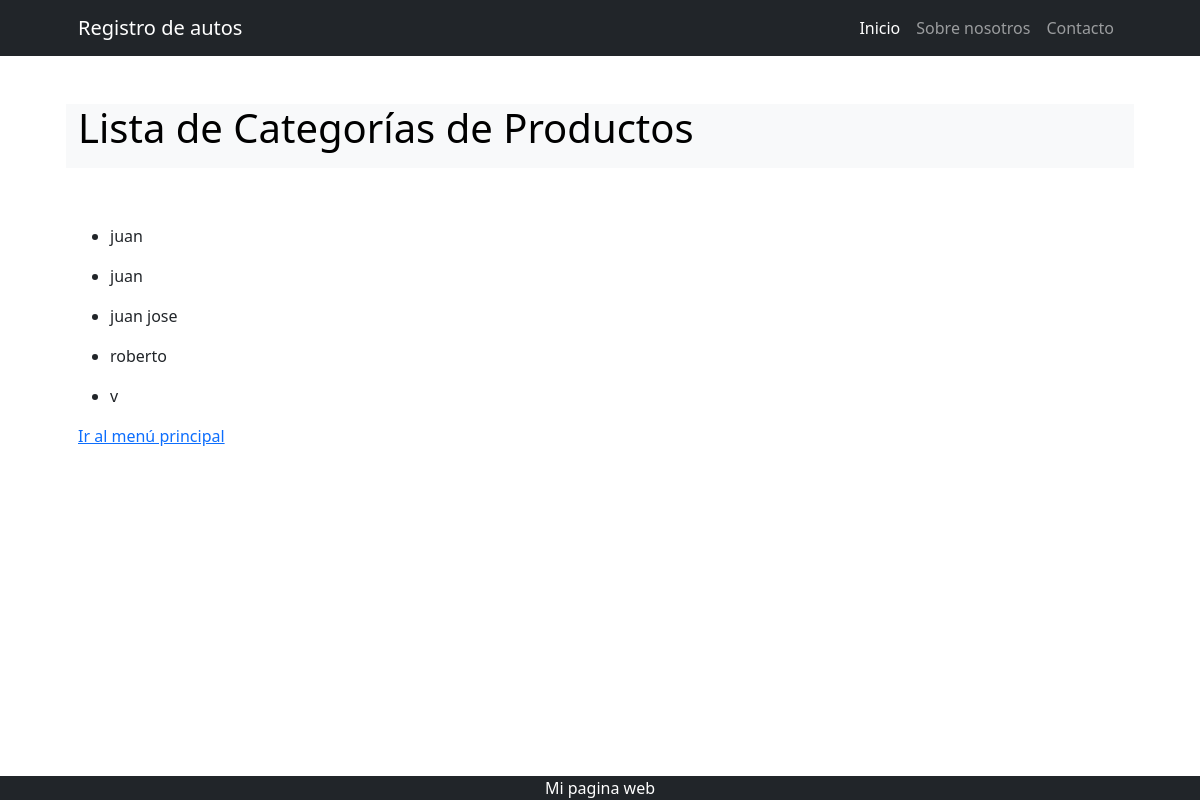
/cliente/list/, run on an earlier commit of the app's database.
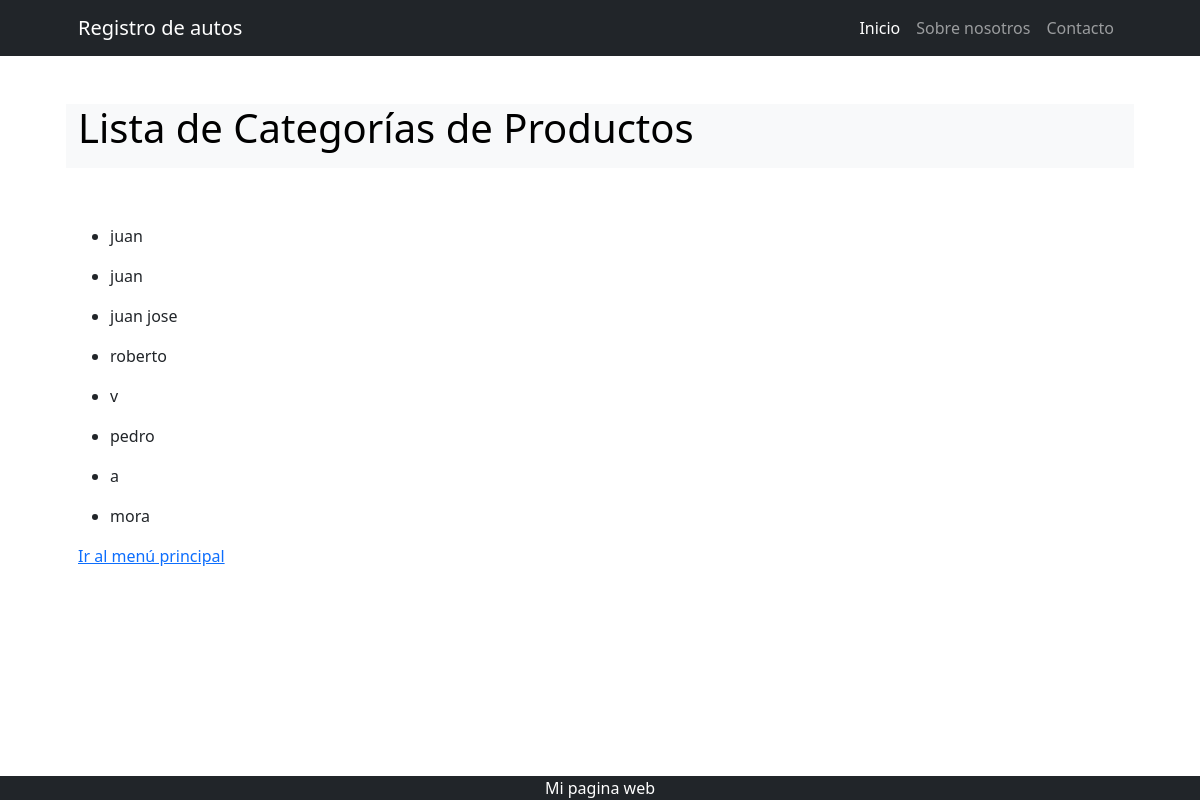
And on a later commit of the database.
### apps/cliente/models.py (models this page shows, shortened)
class Cliente(models.Model):
    nombre = models.CharField(max_length=50)
    apellido = models.CharField(max_length=50)
    dni = models.CharField(max_length=50, null=True, blank=True)
    telefono = models.CharField(max_length=50, null=True, blank=True)
    domicilio = models.CharField(max_length=50, null=True, blank=True)

### apps/cliente/views.py (the view)
# urls.py: path("list/", views.ClienteList.as_view(), name="list"),
class ClienteList(ListView):
    model = models.Cliente

### apps/cliente/templates/cliente/cliente_list.html
{% extends 'cliente/index.html' %}
{% block INDEX_TITULO %}
    Lista de Categorías de Productos
{% endblock INDEX_TITULO %}
{% block INDEX_CONTENIDO %}
    {% if object_list %}
        {% for object in object_list %}
            <ul>
                <li>{{ object.nombre }}
                </li>
            </ul>
        {% endfor %}
    {% else %}
        <p>no hay elementos</p>
    {% endif %}
    <a href="{% url 'home:home' %}">Ir al menú principal</a>
{% endblock INDEX_CONTENIDO %}

### apps/cliente/templates/cliente/index.html (shortened to what this page needs)
{% extends 'home/index.html' %}

### apps/home/templates/home/index.html (shortened to what this page needs)
{% extends 'Home/base.html' %}
{% load static %}
{% block BASE_CONTENIDO %}
    <div class="row align-items-center my-5">
        <h1 class="pb-lg-3 text-bg-light">
            {% block INDEX_TITULO %}{% endblock INDEX_TITULO %}
        </h1>
    </div>
    {% block INDEX_CONTENIDO %}{% endblock INDEX_CONTENIDO %}
{% endblock BASE_CONTENIDO %}

### apps/home/templates/home/base.html (shortened to what this page needs)
{% load static %}
<!DOCTYPE html>
<html lang="es">
    <head>
        <link href="{% static 'home/css/styles.css' %}" rel="stylesheet" />
    </head>
    <body>
        {% include 'home/navbar.html' %}
        <div class="container px-4 px-lg-5">
            {% block BASE_CONTENIDO %}
            {% endblock BASE_CONTENIDO %}
        </div>
        {% include 'home/footer.html' %}
    </body>
</html>

### apps/home/templates/home/navbar.html (shortened to what this page needs)
<nav class="navbar navbar-expand-lg navbar-dark bg-dark">
    <div class="container px-5">
        <a class="navbar-brand" href="#!">Registro de autos</a>
        <div class="collapse navbar-collapse" id="navbarSupportedContent">
            <ul class="navbar-nav ms-auto mb-2 mb-lg-0">
                <li class="nav-item"><a class="nav-link active" aria-current="page" href="{% url 'home:home' %}">Inicio</a></li>
                <li class="nav-item"><a class="nav-link" href="#!">Sobre nosotros</a></li>
                <li class="nav-item"><a class="nav-link" href="#!">Contacto</a></li>
            </ul>
        </div>
    </div>
</nav>

### apps/home/templates/home/footer.html
<footer class="bg-dark fixed-bottom ">
    <div class="container px-4 px-lg-5"><p class="m-0 text-center text-white">Mi pagina web</p></div>
</footer>

What changed in the data, as far as the page shows it:
added Cliente: nombre "pedro"
added Cliente: nombre "a"
added Cliente: nombre "mora"
